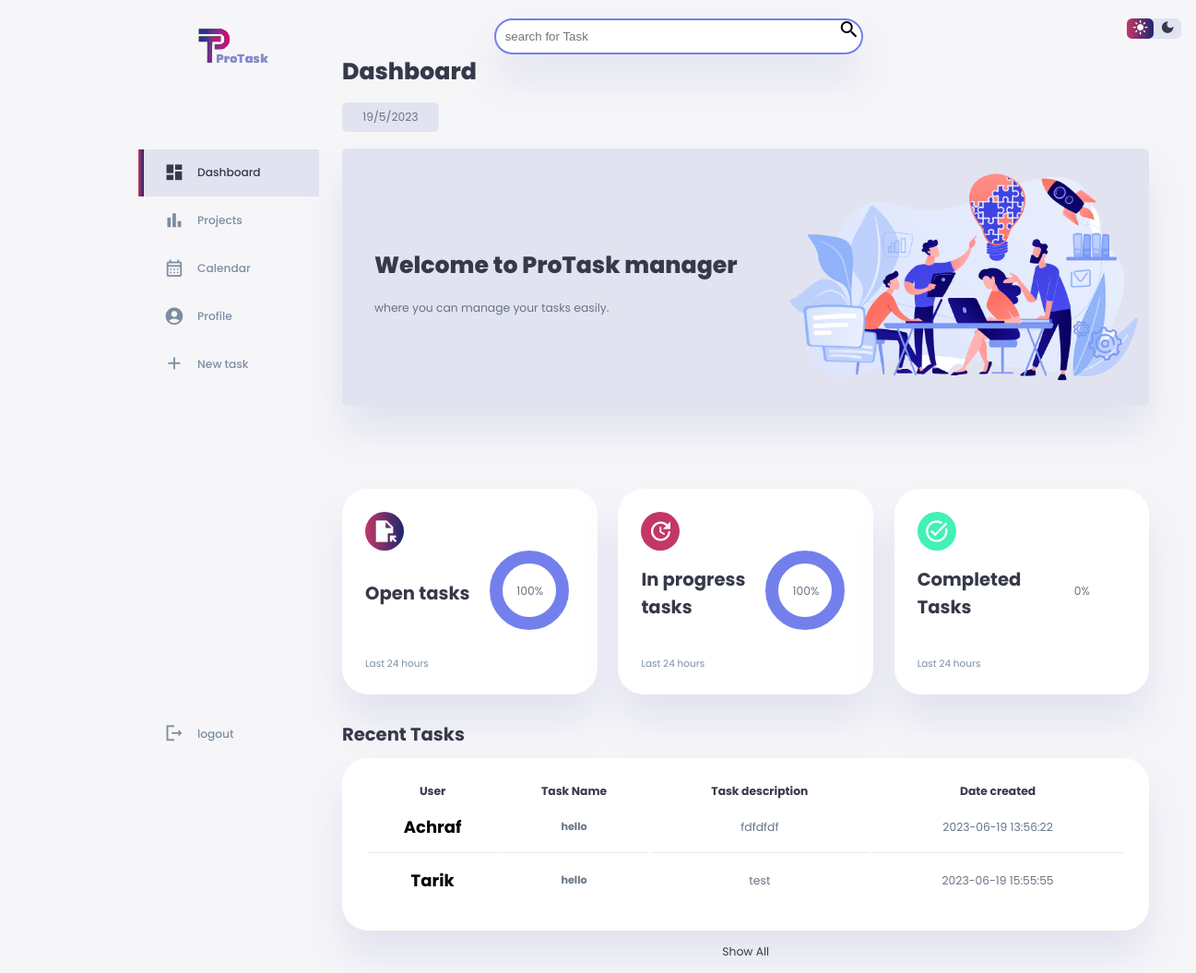
The page /dashboard (signed in) on the database its author committed.
### website/models.py (models this page shows, shortened)
class Task(db.Model):
    id = db.Column(db.Integer(), primary_key=True)
    open_task = db.Column(db.String(20), nullable=False)
    date_created = db.Column(db.DateTime(timezone=True), default=func.now())
    ongoing_task = db.Column(db.String(20), nullable=True)
    task_descriptif = db.Column(db.String(200), nullable=False)
    username = db.relationship(
        'User', backref="user",  passive_deletes=True, overlaps="posts,user")
    operator = db.Column(db.Integer, db.ForeignKey(
        "user.id", ondelete="CASCADE"), nullable=False)
    finished = db.relationship(
        "FinishedTask", backref="task", passive_deletes=True)
    comment = db.relationship('Comment', backref='task', passive_deletes=True)

class User(db.Model, UserMixin):
    id = db.Column(db.Integer(), primary_key=True)
    first_name = db.Column(db.String(20))
    last_name = db.Column(db.String(20))
    job = db.Column(db.String(20))
    username = db.Column(db.String(20), nullable=False, unique=True)
    email = db.Column(db.String(20), nullable=False, unique=True)
    password = db.Column(db.String(100), nullable=False)
    date_created = db.Column(db.DateTime(timezone=True), default=func.now())
    picture = db.Column(db.String())
    task = db.relationship('Task', backref='user', passive_deletes=True)
    comment = db.relationship('Comment', backref='user', passive_deletes=True)

### website/views.py (the view)
@views.route("/dashboard")
@login_required
def dashboard():
    tasks = Task.query.all()
    user = User.query.all()
    finished = FinishedTask.query.all()
    picture = current_user.picture
    tasks_length = len(tasks)
    if tasks_length == 0:
        redirect(url_for('views.dashboard', picture=picture))
    else:
        tasks = Task.query.all()
        user = User.query.all()
        finished = FinishedTask.query.all()
        picture = current_user.picture
        finished_task_length = len(finished)
        alltasks = tasks_length+finished_task_length
        task_percent = int((tasks_length/alltasks)*100)
        finished_percent = int((finished_task_length/alltasks)*100)
        return render_template("dashboard.html", user=user, alltasks=alltasks, tasks=tasks, finished=finished, picture=picture, task_percent=task_percent, finished_percent=finished_percent)
    return render_template("dashboard.html", user=user, tasks=tasks, finished=finished, picture=picture)

### website/views.py
class SearchForm(FlaskForm):
    searched = StringField("Searched", validators=[DataRequired()])
    submit = SubmitField("Submit")

### website/views.py (called while the page is built)
@ views.context_processor
def base():
    form = SearchForm()
    return dict(form=form)

### website/templates/dashboard.html (shortened to what this page needs)
<!DOCTYPE html>
<html lang="en">
<head>
  <link rel="stylesheet" href="{{url_for('static',filename='Css/style.css')}}">
</head>
<body>
  <div class="container">
    <aside>
      <div class="top">
        <div class="logo">
          <img src="{{url_for('static',filename='images/logo1.png')}}" alt="Logo" />
        </div>
      </div>
      <div class="sidebar">
        <a href="/dashboard" class="active">
          <span class="material-icons-sharp"> dashboard </span>
          <h3>Dashboard</h3>
        </a>
        <a href="{{url_for('views.description', task_id=current_user.id)}}">
          <span class="material-icons-sharp">bar_chart</span>
          <h3>Projects</h3>
        </a>
        <a href="/calendar">
          <span class="material-symbols-outlined">
          </span>
          <h3>Calendar</h3>
        </a>
        <a href="/profile/{{current_user.id}}">
          <span class="material-icons-sharp">account_circle</span>
          <h3>Profile</h3>
        </a>
        <a href="/tasks">
          <span class="material-icons-sharp"> add </span>
          <h3>New task</h3>
        </a>
        <a href="/logout"><span class="material-icons-sharp">logout</span>
          <h3>logout</h3>
        </a>
      </div>
    </aside>
    <main>
      <div class="search-bar">
        <form action="{{url_for('views.search_result')}}" method="POST">
          <input type="search" name="searched" placeholder="search for Task"><button type="submit"><span
              class="material-icons-sharp">search</span></button>
        </form>
      </div>
      <h1>Dashboard</h1>
      <div class="date">
        <p id="date"></p>
      </div>
      <br>
      <br>
      <div class="wide">
        <div class="all">
          <div class="slider">
            <img src="{{url_for('static',filename='images/image.png')}}" alt="photo">
            <div class="text">
              <h1>Welcome to ProTask manager</h1>
              <br>
              <p>where you can manage your tasks easily.</p>
            </div>
          </div>
        </div>
        <br>
        <br>
        <div class="insights">
          {%include "open_task.html"%}
          {%include "progress.html"%}
          {%include "completed.html"%}
        </div>
        <div class="recent-tasks">
          <h2>Recent Tasks</h2>
          <table id="recent-tasks--table">
            <thead>
              <tr>
                <th>User</th>
                <th>Task Name</th>
                <th>Task description </th>
                <th>Date created</th>
              </tr>
            </thead>
            {%for t in tasks%}
            <tr>
              <td><a href="/posts/{{t.user.username}}"
                  style="text-decoration: none; color:black; font-size: 18px; font-weight: bold;">{{t.user.username}}</a>
              </td>
              <td>
                <h4>{{t.open_task}}</h4>
              </td>
              <td> <a href="{{url_for('views.calendar')}}">{{t.task_descriptif}}</a> </td>
              <td>
                <p>{{t.date_created}}</p>
              </td>
            </tr>
            {%endfor%}
          </table>
          <a href="#">Show All</a>
        </div>
    </main>
    <div class="right">
      <div class="top">
        <div class="theme-toggler">
          <span class="material-icons-sharp active" id='light'> light_mode </span>
          <span class="material-icons-sharp" id='dark'> dark_mode </span>
        </div>
      </div>
    </div>
  </div>
</body>
</html>

### website/static/Css/style.css (style rules this page uses)
:root { --color-primary: linear-gradient(to right, #c33764, #1d2671); --color-danger: #c33764; --color-success: #41f1b6; --color-warning: #ffbb55; --color-white: #fff; --color-info-dark: #7d8da1; --color-info-light: #dce1eb; --color-dark: #363949; --color-light: rgba(132, 139, 200, 0.18); --color-primary-variant: #7380ec; --color-dark-variant: #677483; --color-background: #f6f6f9; --card-border-radius: 2rem; --border-radius-1: 0.4rem; --border-radius-2: 0.8rem; --border-radius-3: 1.2rem; --card-padding: 1.8rem; --padding-1: 1.2rem; --box-shadow: 0 2rem 3rem var(--color-light); }
* { margin: 0; padding: 0; outline: 0; appearance: none; border: 0; text-decoration: none; list-style: none; box-sizing: border-box; }
html { font-size: 14px; }
body { width: 100vw; height: 100vh; font-family: poppins, sans-serif; font-size: 0.88rem; background: var(--color-background); user-select: none; overflow-x: hidden; color: var(--color-dark); }
.container { display: grid; width: 96%; margin: 0 auto; gap: 1.8rem; grid-template-columns: 14rem auto 23rem; }
.search-bar { display: flex; align-items: center; justify-content: center; }
.search-bar input { width: 400px; border: 2px solid #7380ec; padding: 10px; border-radius: 30px; box-shadow: var(--box-shadow); }
.search-bar span { margin-left: -30px; }
.all { box-shadow: var(--box-shadow); background: var(--color-light); border-radius: var(--border-radius-1); padding-bottom: 10px; margin-bottom: 40px; justify-content: space-between; }
a { color: var(--color-dark); }
img { display: block; width: 100%; }
h1 { font-weight: 800; font-size: 1.8rem; }
.slider .text { margin-top: -19%; margin-left: 4%; margin-bottom: 10%; }
h2 { font-size: 1.4rem; }
h3 { font-size: 0.87rem; }
h4 { font-size: 0.8rem; }
p { color: var(--color-dark-variant); }
aside { height: 100vh; }
aside .top { display: flex; align-items: center; justify-content: space-between; margin-top: 1.4rem; }
aside .logo { display: flex; gap: 0.8rem; }
aside .logo img { width: 600px; height: 100px; margin-right: 42%; }
aside .sidebar { display: flex; flex-direction: column; height: 86vh; position: relative; top: 3rem; }
aside h3 { font-weight: 500; }
aside .sidebar a { display: flex; color: var(--color-info-dark); margin-left: 2rem; gap: 1rem; align-items: center; position: relative; height: 3.7rem; transition: all 300ms ease; }
aside .sidebar a span { font-size: 1.6rem; transition: all 300ms ease; }
aside .sidebar a:last-child { position: absolute; bottom: 2rem; width: 100%; }
aside .sidebar a.active { background: var(--color-light); color: var(--color-primary); margin-left: 0; }
aside .sidebar a.active:before { content: ""; width: 6px; height: 100%; background: var(--color-primary); }
aside .sidebar a.active span { color: var(--color-primary); margin-left: calc(1rem - 6px); }
main { margin-top: 1.4rem; }
main .date { display: inline-block; background: var(--color-light); border-radius: var(--border-radius-1); margin-top: 1rem; padding: 0.5rem 1.6rem; }
main .insights { display: grid; grid-template-columns: repeat(3, 1fr); gap: 1.6rem; }
main .recent-tasks { margin-top: 2rem; }
main .recent-tasks h2 { margin-bottom: 0.8rem; }
main .recent-tasks table { background: var(--color-white); width: 100%; border-radius: var(--card-border-radius); padding: var(--card-padding); text-align: center; box-shadow: var(--box-shadow); transition: all 300ms ease; }
main table tbody td { height: 2.8rem; border-bottom: 1px solid var(--color-light); color: var(--color-dark-variant); }
main table tbody tr:last-child td { border: none; }
main .recent-tasks a { text-align: center; display: block; margin: 1rem auto; color: var(--color-primary); }
.right { margin-top: 1.4rem; }
.right .top { display: flex; justify-content: end; gap: 2rem; }
.right .theme-toggler { background: var(--color-light); display: flex; justify-content: space-between; align-items: center; height: 1.6rem; width: 4.2rem; cursor: pointer; border-radius: var(--border-radius-1); }
.right .theme-toggler span { font-size: 1.2rem; width: 50%; height: 100%; display: flex; align-items: center; justify-content: center; }
.right .theme-toggler span.active { background: var(--color-primary); color: white; border-radius: var(--border-radius-1); }
.right { height: 10%; }
.wide { width: 120%; }
.container { width: 80%; margin: 0 auto; padding: 0 20px; }
.slider img { width: 47%; margin-left: 53%; transition: all 300ms ease; }

### rows shown on the page
Task: user.username "Achraf", open_task "hello", task_descriptif "fdfdfdf", date_created "2023-06-19 13:56:22"
Task: user.username "Tarik", open_task "hello", task_descriptif "test", date_created "2023-06-19 15:55:55"

### other values the page prints
{{ task_percent }} "100"
{{ finished_percent }} "0"
